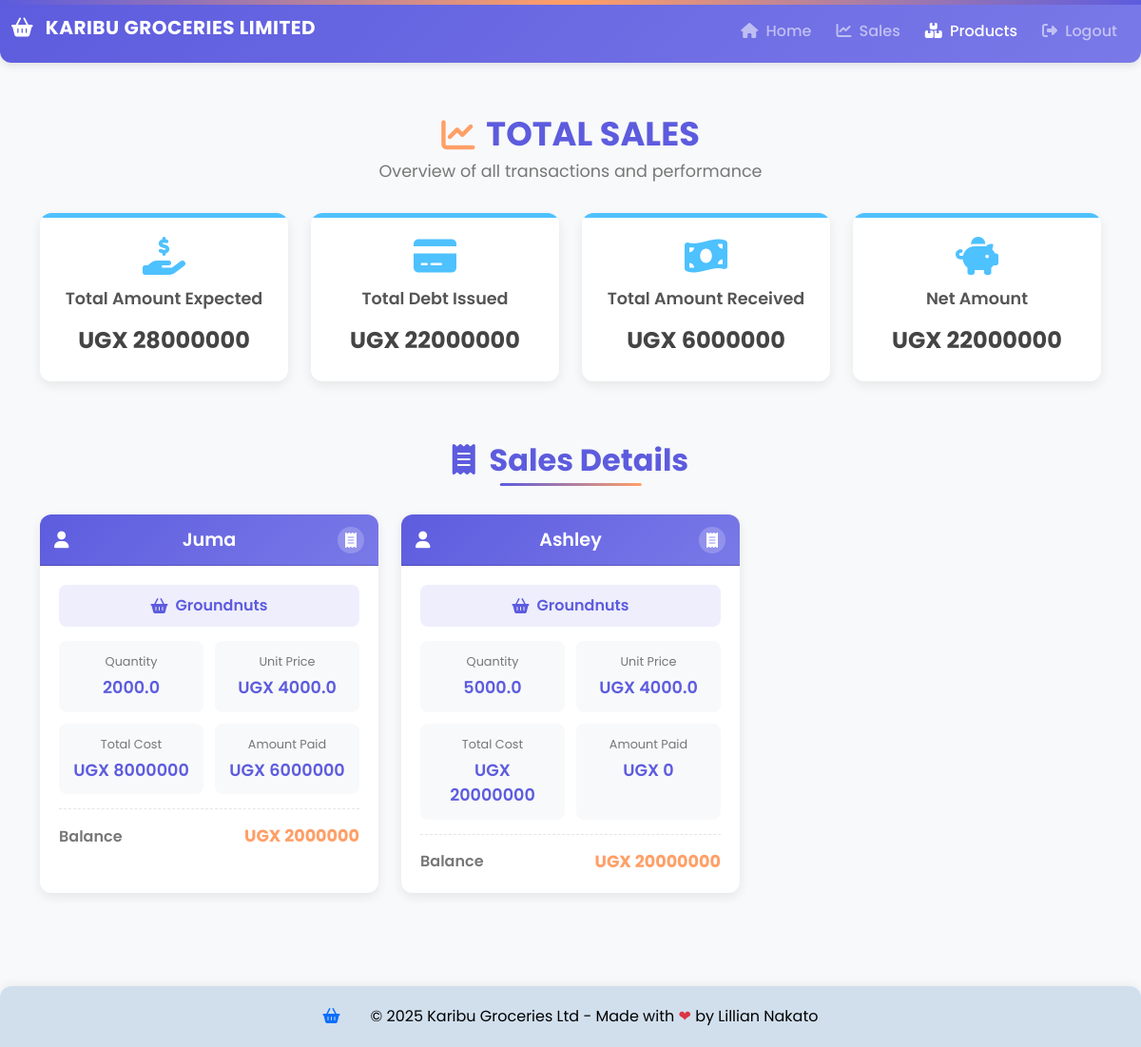
The page /sales/ (signed in) on the database its author committed.
### kgl_app/models.py (models this page shows, shortened)
class Sale(models.Model):
    product = models.CharField(max_length=50, blank=False, null=False)
    branch = models.ForeignKey(Branch, on_delete=models.CASCADE, blank=False, null=False,default='')
    quantity = models.FloatField(default=0)
    amount_received = models.IntegerField(default=0)
    customer_name = models.CharField(max_length=50)
    salesagent = models.CharField(max_length=50)
    unit_price = models.FloatField(default=2)
    date = models.DateField(auto_now_add=True)
    time = models.TimeField(auto_now_add=True)
    def get_total(self):
        total = self.quantity * self.unit_price
        return int(total)
    def get_change(self):
        change = self.get_total() - self.amount_received
        return abs(int(change))

### kgl_app/views.py (the view)
# urls.py: path('sales/', views.sales, name='sales'),
@login_required
def sales(request):
    if not (request.user.is_owner or request.user.is_manager):
        return HttpResponseForbidden("You are not authorized to perform this action.")
    if request.user.is_owner:
        sales = Sale.objects.all().order_by('id')
    else:
        sales = Sale.objects.filter(branch=request.user.branch).order_by('id')
    total_expected = sum([sale.get_total() or 0 for sale in sales])
    total = sum([sale.amount_received or 0 for sale in sales])
    total_change = sum([sale.get_change() or 0 for sale in sales])
    net = total_expected - total
    return render(request, "kgl_app/sales.html", {
        'sales': sales,
        'total_expected': total_expected,
        'total': total,
        'total_change': total_change,
        'net': net
    })

### kgl_app/templates/kgl_app/sales.html (shortened to what this page needs)
{% extends 'kgl_app/base.html' %}
{% load static %}
{% block content %}
  <link rel="stylesheet" href="{% static '/css/sales.css/' %}">
  <div class="container py-4">
    <div class="sales-header">
      <h1><i class="fas fa-chart-line"></i> TOTAL SALES</h1>
      <p>Overview of all transactions and performance</p>
    </div>
    <div class="row">
      <div class="col-lg-3 col-md-6 mb-4">
        <div class="card summary-card">
          <div class="card-decoration"></div>
          <div class="card-body">
            <i class="fas fa-hand-holding-usd card-icon"></i>
            <h5 class="card-title">Total Amount Expected</h5>
            <p class="card-text">UGX {{ total_expected }}</p>
          </div>
        </div>
      </div>
      <div class="col-lg-3 col-md-6 mb-4">
        <div class="card summary-card">
          <div class="card-decoration"></div>
          <div class="card-body">
            <i class="fas fa-credit-card card-icon"></i>
            <h5 class="card-title">Total Debt Issued</h5>
            <p class="card-text">UGX {{ total_change }}</p>
          </div>
        </div>
      </div>
      <div class="col-lg-3 col-md-6 mb-4">
        <div class="card summary-card">
          <div class="card-decoration"></div>
          <div class="card-body">
            <i class="fas fa-money-bill-wave card-icon"></i>
            <h5 class="card-title">Total Amount Received</h5>
            <p class="card-text">UGX {{ total }}</p>
          </div>
        </div>
      </div>
      <div class="col-lg-3 col-md-6 mb-4">
        <div class="card summary-card">
          <div class="card-decoration"></div>
          <div class="card-body">
            <i class="fas fa-piggy-bank card-icon"></i>
            <h5 class="card-title">Net Amount</h5>
            <p class="card-text">UGX {{ net }}</p>
          </div>
        </div>
      </div>
    </div>
    <h2 class="section-title"><i class="fas fa-receipt me-2"></i> Sales Details</h2>
    <div class="row">
      {% for sale in sales %}
      <div class="col-lg-4 col-md-6 mb-4">
        <div class="card sale-card">
          <div class="card-header">
            <i class="fas fa-user customer-icon"></i>
            <h5>{{ sale.customer_name|title }}</h5>
            <a href="{% url 'receipt_detail' sale.id %}" class="receipt-link">
              <i class="fas fa-receipt"></i>
            </a>
          </div>
          <div class="card-body">
            <div class="sale-product">
              <i class="fas fa-shopping-basket"></i>
              <span>{{ sale.product|title }}</span>
            </div>
            <div class="sale-details-grid">
              <div class="sale-detail-item">
                <span class="detail-label">Quantity</span>
                <span class="detail-value">{{ sale.quantity }}</span>
              </div>
              <div class="sale-detail-item">
                <span class="detail-label">Unit Price</span>
                <span class="detail-value">UGX {{ sale.unit_price }}</span>
              </div>
              <div class="sale-detail-item">
                <span class="detail-label">Total Cost</span>
                <span class="detail-value">UGX {{ sale.get_total }}</span>
              </div>
              <div class="sale-detail-item">
                <span class="detail-label">Amount Paid</span>
                <span class="detail-value">UGX {{ sale.amount_received }}</span>
              </div>
            </div>
            <div class="sale-balance">
              <span class="balance-label">Balance</span>
              <span class="balance-value">UGX {{ sale.get_change }}</span>
            </div>
          </div>
        </div>
      </div>
      {% endfor %}
    </div>
  </div>
  {% endblock %}

### kgl_app/static/css/sales.css (style rules this page uses)
:root { --primary-color: #5D5CDE; --secondary-color: #FF9F67; --accent-color: #FFD9A6; --light-bg: #FFFFFF; --dark-bg: #181818; --dark-text: #F5F5F5; --card-shadow: 0 4px 12px rgba(0, 0, 0, 0.08); --border-radius: 12px; }
body { font-family: 'Poppins', sans-serif; background-color: #f8f9fa; color: #333; }
.sales-header { margin: 30px 0; position: relative; text-align: center; }
.sales-header h1 { font-weight: 700; color: var(--primary-color); margin-bottom: 5px; font-size: 2.2rem; display: inline-flex; align-items: center; }
.sales-header h1 i { margin-right: 12px; color: var(--secondary-color); }
.sales-header p { color: #777; font-size: 1.1rem; }
.summary-card { background-color: white; border-radius: var(--border-radius); box-shadow: var(--card-shadow); height: 100%; transition: transform 0.3s, box-shadow 0.3s; position: relative; overflow: hidden; border: none; }
.summary-card .card-decoration { position: absolute; height: 5px; width: 100%; top: 0; left: 0; }
.summary-card:nth-child(1) .card-decoration { background-color: #4EC1FF; }
.summary-card .card-body { padding: 25px 20px; text-align: center; }
.summary-card .card-icon { font-size: 2.5rem; margin-bottom: 15px; display: inline-block; }
.summary-card:nth-child(1) .card-icon { color: #4EC1FF; }
.summary-card .card-title { font-weight: 600; font-size: 1.1rem; margin-bottom: 15px; color: #555; }
.summary-card .card-text { font-size: 1.5rem; font-weight: 700; color: #444; margin: 0; }
.section-title { margin: 40px 0 30px; text-align: center; font-weight: 700; color: var(--primary-color); position: relative; display: inline-block; left: 50%; transform: translateX(-50%); padding-bottom: 8px; }
.section-title::after { content: ''; position: absolute; width: 60%; height: 3px; background: linear-gradient(90deg, var(--primary-color), var(--secondary-color)); bottom: 0; left: 20%; border-radius: 2px; }
.sale-card { background-color: white; border-radius: var(--border-radius); box-shadow: var(--card-shadow); height: 100%; border: none; position: relative; overflow: hidden; transition: transform 0.3s; }
.sale-card .card-header { background: linear-gradient(135deg, var(--primary-color), #7A79E8); color: white; text-align: center; padding: 15px; position: relative; }
.sale-card .card-header h5 { margin: 0; font-weight: 600; font-size: 1.2rem; }
.sale-card .card-header .customer-icon { position: absolute; left: 15px; top: 50%; transform: translateY(-50%); font-size: 1.1rem; }
.sale-card .card-header .receipt-link { position: absolute; right: 15px; top: 50%; transform: translateY(-50%); color: white; background-color: rgba(255, 255, 255, 0.2); width: 28px; height: 28px; border-radius: 50%; display: flex; align-items: center; justify-content: center; transition: background-color 0.3s; }
.sale-card .card-body { padding: 20px; }
.sale-details-grid { display: grid; grid-template-columns: 1fr 1fr; gap: 12px; }
.sale-detail-item { background-color: #f8f9fa; border-radius: 8px; padding: 12px; text-align: center; transition: background-color 0.3s; }
.detail-label { font-size: 0.8rem; color: #777; margin-bottom: 5px; display: block; }
.detail-value { font-weight: 600; color: var(--primary-color); font-size: 1.1rem; }
.sale-product { background-color: rgba(93, 92, 222, 0.1); padding: 10px 15px; border-radius: 8px; margin: 0 0 15px 0; display: flex; align-items: center; justify-content: center; }
.sale-product i { margin-right: 8px; color: var(--primary-color); }
.sale-product span { font-weight: 600; color: var(--primary-color); }
.sale-balance { display: flex; align-items: center; justify-content: space-between; margin-top: 15px; padding-top: 15px; border-top: 1px dashed rgba(0, 0, 0, 0.1); }
.sale-balance .balance-label { font-weight: 600; color: #777; }
.sale-balance .balance-value { font-weight: 700; color: var(--secondary-color); font-size: 1.1rem; }

### rows shown on the page
Sale: customer_name "Juma", product "Groundnuts", quantity "2000.0", unit_price "4000.0", get_total "8000000", amount_received "6000000", get_change "2000000"
Sale: customer_name "Ashley", product "Groundnuts", quantity "5000.0", unit_price "4000.0", get_total "20000000", amount_received "0", get_change "20000000"

### other values the page prints
{{ total_expected }} "28000000"
{{ total_change }} "22000000"
{{ total }} "6000000"
{{ net }} "22000000"
